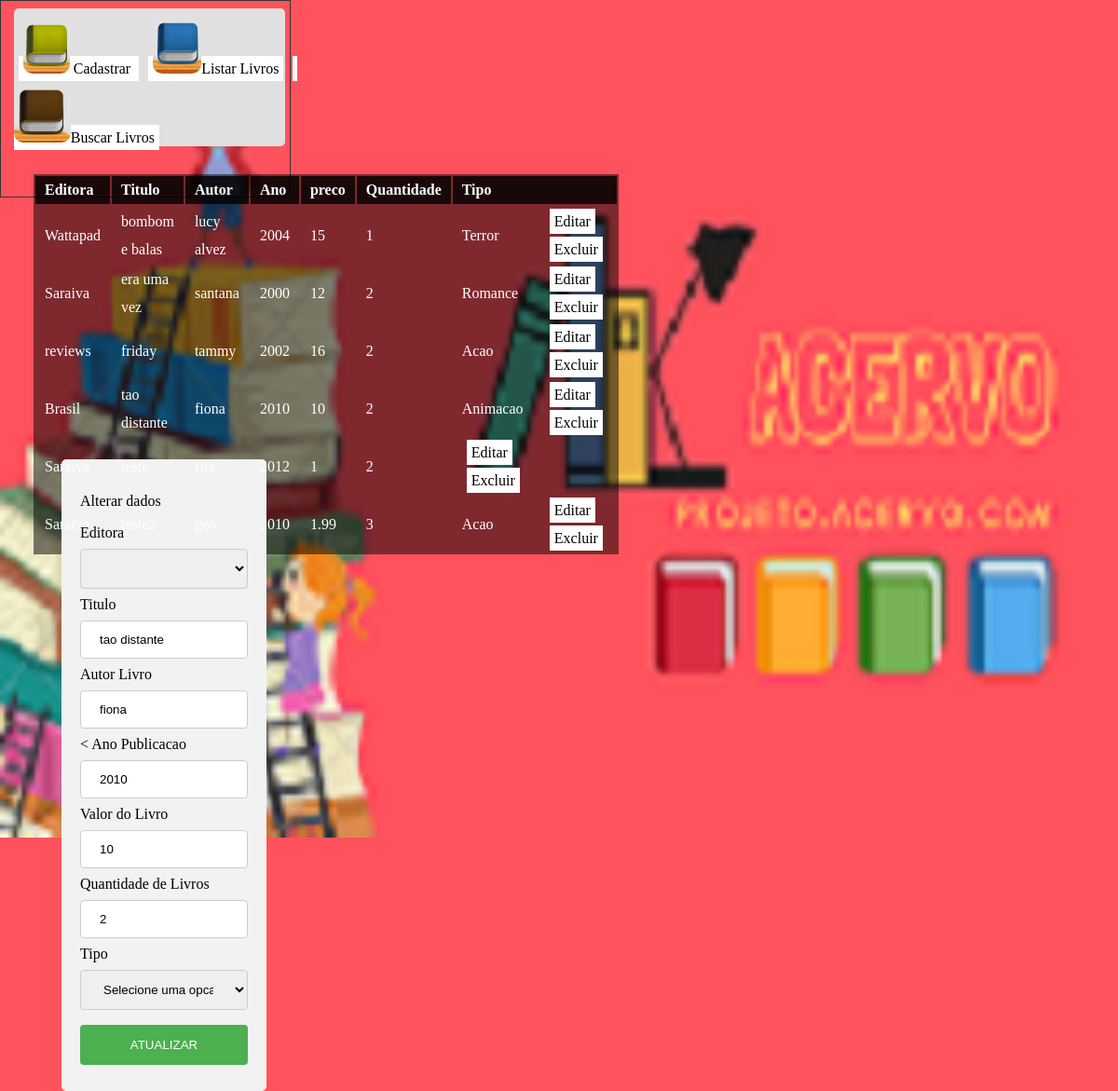
The page /paginas/pag2.php?id_up=9 on the database its author committed.
### tables this page shows
CREATE TABLE `editora` (
  `id` int(11) NOT NULL,
  `nome` varchar(60) NOT NULL
);

CREATE TABLE `acervo` (
  `id` int(11) NOT NULL,
  `idEditora` int(11) NOT NULL,
  `titulo` varchar(100) NOT NULL,
  `autor` varchar(60) NOT NULL,
  `ano` int(11) NOT NULL,
  `preco` float NOT NULL,
  `quantidade` int(11) NOT NULL,
  `tipo` int(11) NOT NULL
);

### classeinser.inc (called while the page is built, shortened)
<?php
Class inser{
	private $pdo;
	public function __construct($dbname, $host, $user, $senha)
    {
   	try{
		$this-> pdo = new PDO("mysql:dbname=".$dbname.";host=".$host,$user,$senha);
   	}
	catch(PDOException $e)
	{
		echo "Erro com banco de dados: ".$e->getMessage();
		exit();
	}
	catch(Exception $e)
	{
		echo "Erro generico: ".$e->getMessage();
		exit();
	}
}
	public function buscarDados()
	{
	$cmd=$this-> pdo->query("SELECT * FROM acervo ORDER BY titulo ");
	$res = $cmd -> fetchAll(PDO::FETCH_ASSOC);
		return $res;
	}
			public function buscarPuser()
	{
	$cmd=$this-> pdo->query("SELECT nome FROM editora");
	$res = $cmd -> fetchAll(PDO::FETCH_ASSOC);
		return $res;
	}
		public function buscarNedit($id)
	{
	$cmd=$this-> pdo->query("SELECT nome FROM editora WHERE id = $id");
	$res = $cmd -> fetchAll(PDO::FETCH_ASSOC);
		return $res;
	}
			public function buscarPval()
	{
	$cmd=$this-> pdo->query("SELECT id FROM editora");
	$res = $cmd -> fetchAll(PDO::FETCH_ASSOC);
		return $res;
	}
}
?>

### paginas/pag2.php (the view, shortened to what this page needs)
<?php
  require_once '../classeinser.inc';
  $p = new inser("pj_acervo_kaina","localhost","kaina","C0007");
?>
<!DOCTYPE html>
<html>
<head>
  <link rel="stylesheet" type="text/css" href="../estilo/estilo1.css">
   <link rel="stylesheet" type="text/css" href="../estilo/estilo2.css">
</head>
<body>
          <div class="MenuDois">
          <a id="bot" href="../index.php">
            <img class="minilivro" src="../imagem/minilivros2.jpg" height="60"/>  Cadastrar
          </a>
          <a id ="bot" href="./pag2.php">
            <img class="minilivro" src="../imagem/minilivros3.jpg" height="60"/>Listar Livros
          </a>
          <a id ="bot" href="./buscar.php">
            <img class="minilivro" src="../imagem/minilivros4.jpg" height="60"/>Buscar Livros
          </a>
          </div>
<?php
  if(isset($_GET['id_up']))
  {
    $idup = addslashes($_GET['id_up']);
    $res= $p->buscardadosacervo($idup);
  }
?>
<section id="direita">
  <table>
    <tr id="titulo">
		<td>Editora</td>
		<td>Titulo</td>
		<td>Autor</td>
		<td>Ano</td>
		<td>preco</td>
		<td>Quantidade</td>
		<td colspan="2">Tipo</td>
	</tr>
    <tr >
<?php
      $dados = $p-> buscarDados();
      if (count($dados)>0)
      {
        for ($i=0; $i < count($dados); $i++)
        {
              echo "<tr>";
              foreach ($dados[$i] as $k => $v)
              {
                      if (($k =="tipo" ))
                      {
                          switch ($v)
                          {
                              case '1':
                                   echo "<td>Romance</td>";
                              break;
                              case '2':
                                   echo "<td>Animacao</td>";
                              break;
                              case '3':
                                   echo "<td>Terror</td>";
                              break;
                              case '4':
                                   echo "<td>Acao</td>";
                              break;
                          }
                        }else if (($k =="idEditora" ))
                              {
                                $dadeditora = $p ->buscarNedit($v);
                                echo "<td>".$dadeditora [0]['nome']."</td>";
                      } else if (($k !="id" ))
                              {
                                echo "<td>".$v."</td>";
                               }
              }
?>
      <td>
            <a id="bot" href="pag2.php?id_up=<?php echo $dados[$i]['id'];?>">Editar</a>
            <a id="bot" href="pag2.php?id=<?php echo $dados[$i]['id'];?>">Excluir</a>
      </td>
<?php
      echo "</tr>";
    }
  }
  else
  {
    echo "<p id='centro'> Cadastratre!!!: <a href='index.php'>Cadastrar </p> </a>";
  }
?>
      </table>
</section>
<?php
       if(isset($res)){
  ?>
    <div id= "centro">
        <p>Alterar dados</p>
      <form method="POST">
        <label > Editora</label>
                  <select name="idedi">
                  <option></option>
          <?php
                    $dado = $p-> buscarPval();
                    $dados = $p-> buscarPuser();
                    if (count($dados)>0)
                    {
                      for ($i=0; $i < count($dado); $i++)
                      {
                         for ($i=0; $i < count($dados); $i++)
                           {
                               foreach ($dado[$i] as $s => $e)
                              {
                                   foreach ($dados[$i] as $k => $v)
                                  {
                                   echo"<option value='$e' > $v </option>";
                                   }
                              }
                           }
                      }
                    }
                ?>
              </select>
          <label >Titulo</label>
          <input type="text"
			id="titulo"
			name="titulo"
			placeholder="Digite o Titulo do livro"
			value="<?php if(isset($res)){echo $res['titulo'];}?>">
          <label >  Autor Livro </label>
          <input type="text"
			id="autor"
			name="autor"
			placeholder="Digite o nome do autor"
			value="<?php if(isset($res)){echo $res['autor'];}?>">
          < <label >Ano Publicacao</label>
          <input type="text"
			class="form-control"
			id="ano"
			name="ano"
			placeholder="Digite o ano ex.:2012"
			value="<?php if(isset($res)){echo $res['ano'];}?>">
          <label >Valor do Livro</label>
          <input type="text"
			class="form-control"
			id="valor"
			name="valor"
			placeholder="Valor do Livro ex.:1.99"
			value="<?php if(isset($res)){echo $res['preco'];}?>">
          <label >Quantidade de Livros</label>
          <input type="text"
			class="form-control"
			id="quantidade"
			name="quantidade"
			placeholder="Digite a Quantidade"
			value="<?php if(isset($res)){echo $res['quantidade'];}?>">
          <label>Tipo</label>
          <select name="tipo">
            <option selected>Selecione uma opcao</option>
          </select>
          <input type="submit" value="ATUALIZAR">
      </form>
    </div>
<?php
      }
?>
</body>
</html>

### estilo/estilo1.css (style rules this page uses)
body { margin: 0; background-image: url("../imagem/livra.png"); background-repeat:no-repeat; background-color: #ff525d; background-size: 210px 210px; width: 300px; height: 200px; border-width: 1px; padding:5px; border:1px solid #333; }
input[type=text], select { width: 100%; padding: 12px 20px; margin: 8px 0; display: inline-block; border: 1px solid #ccc; border-radius: 4px; box-sizing: border-box; }
input[type=submit] { width: 100%; background-color: #4CAF50; color: white; padding: 14px 20px; margin: 8px 0; border: none; border-radius: 4px; cursor: pointer; }
#centro { margin-top: 2%; margin-left:20%; border-radius: 5px; background-color: #f2f2f2; padding: 20px; width: 60% }

### estilo/estilo2.css (style rules this page uses)
body { margin: 0; background-image: url("../imagem/livra.png"); background-repeat:no-repeat; background-color: #ff525d; background-size: cover; }
.MenuDois { background-color: #e0e0e0; margin-top: 1%; margin-left: 3%; border-radius: 5px; width:fit-content; }
.minilivro { border-radius: 10px; margin-top: 10px; }
#direita { width: 100%; height: 300px; }
table { background-color: rgba(0,0,0,.5); width: 90%; margin:30px; }
tr { line-height: 30px; color: white; }
tr#titulo { width: 30px; font-weight: bold; background-color: rgba(0,0,0,.8); color: white; }
td { padding: 0px 10px; }
#bot { background-color: white; color: black; padding: 5px; margin: 0px 5px; text-decoration: none; cursor: pointer; }

### rows shown on the page
acervo: titulo "bombom e balas", autor "lucy alvez", ano "2004", preco "15", quantidade "1", tipo "Terror"
editora: nome "Wattapad"
acervo: titulo "era uma vez", autor "santana", ano "2000", preco "12", quantidade "2", tipo "Romance"
editora: nome "Saraiva"
acervo: titulo "friday", autor "tammy", ano "2002", preco "16", quantidade "2", tipo "Acao"
editora: nome "reviews"
acervo: titulo "tao distante", autor "fiona", ano "2010", preco "10", quantidade "2", tipo "Animacao", valor "10"
editora: nome "Brasil"
acervo: ano "2012", preco "1", quantidade "2"
acervo: titulo "teste2", ano "2010", preco "1.99", quantidade "3", tipo "Acao"
